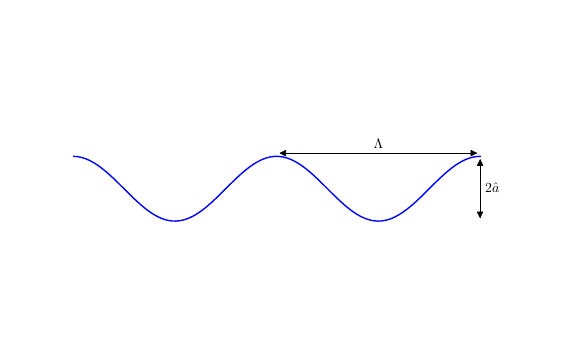

Here is the Python script that generated this plot:
from __future__ import division
import matplotlib,pylab, numpy as np
from matplotlib.patches import FancyArrowPatch
import matplotlib as mpl
mpl.style.use('classic')

#===============================================================================
# Latex render
#===============================================================================
#mpl.use('pgf')
    
def figsize(scale):
    fig_width_pt = 469.755                          # Get this from LaTeX using \the\textwidth
    inches_per_pt = 1.0/72.27                       # Convert pt to inch
    golden_mean = (np.sqrt(5.0)-1.0)/2.0            # Aesthetic ratio (you could change this)
    fig_width = fig_width_pt*inches_per_pt*scale    # width in inches
    fig_height = fig_width*golden_mean              # height in inches
    fig_size = [fig_width,fig_height]
    return fig_size
    
pgf_with_latex = {                      # setup matplotlib to use latex for output
"pgf.texsystem": "pdflatex",        # change this if using xetex or lautex
"text.usetex": True,                # use LaTeX to write all text
"font.family": "serif",
"font.serif": [],                   # blank entries should cause plots to inherit fonts from the document
"font.sans-serif": [],
"font.monospace": [],
"axes.labelsize": 10,               # LaTeX default is 10pt font.
"font.size": 10,
"legend.fontsize": 8,               # Make the legend/label fonts a little smaller
"legend.labelspacing":0.2,
"xtick.labelsize": 8,
"ytick.labelsize": 8,
"figure.figsize": figsize(0.9),     # default fig size of 0.9 textwidth
"pgf.preamble": [
r"\usepackage[utf8x]{inputenc}",    # use utf8 fonts becasue your computer can handle it :)
r"\usepackage[T1]{fontenc}",        # plots will be generated using this preamble
        ]
    }
mpl.rcParams.update(pgf_with_latex)
#===============================================================================
# END of Latex render
#===============================================================================

# fig=pylab.figure(figsize=(6,2))
# ax=fig.add_axes((0,0,1,1))

t=np.linspace(0,4*np.pi,100)
pylab.plot(t,np.cos(t))
    

pylab.gca().add_patch(FancyArrowPatch((4*np.pi,-1),(4*np.pi,1),arrowstyle='<|-|>',fc='k',ec='k',mutation_scale=10,lw=0.5))
pylab.text(4.05*np.pi,0,r' $2\hat a$',ha='left',va='center')
pylab.gca().add_patch(FancyArrowPatch((2*np.pi,1.1),(4*np.pi,1.1),arrowstyle='<|-|>',fc='k',ec='k',mutation_scale=10,lw=0.5))
pylab.text(3*np.pi,1.15,r' $\Lambda$',ha='center',va='bottom')

pylab.gca().axis('equal')
pylab.gca().axis('off')
pylab.savefig('PHEWavyPlate.pdf')
pylab.show()